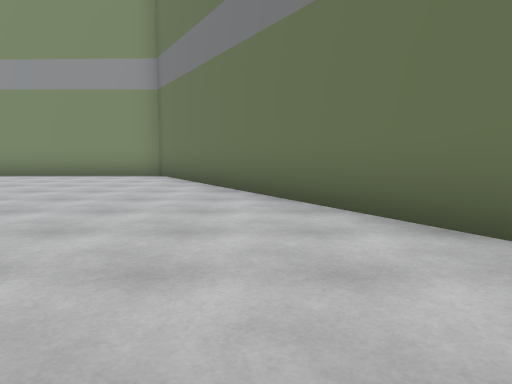
view 1 (above)

21 first-person views from a walk through a Unity game level. The camera is 1.2 m above the floor, tilts 6° down and sees 70° across. The floor is counted in squares, 2 m on a side. Each view is taken from the middle of a square. On the plan, view 1 faces up. The plan holds only what a view shows up to about 10 squares ahead; the rest is blank. The place goes on beyond the plan. The player is left out.

view 2
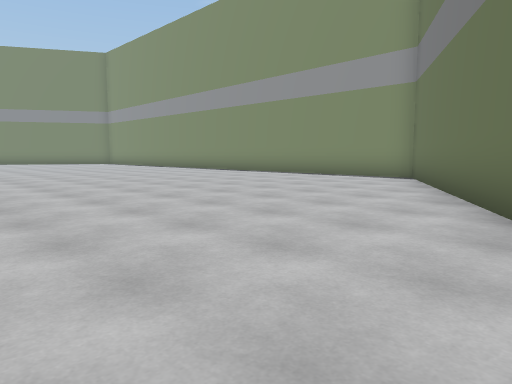

view 3
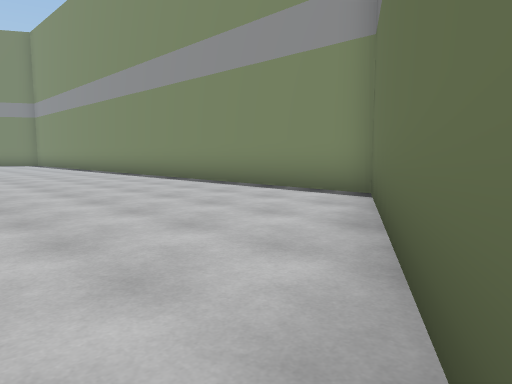

view 4
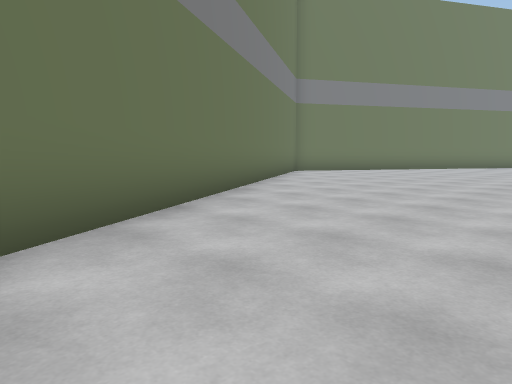

view 5
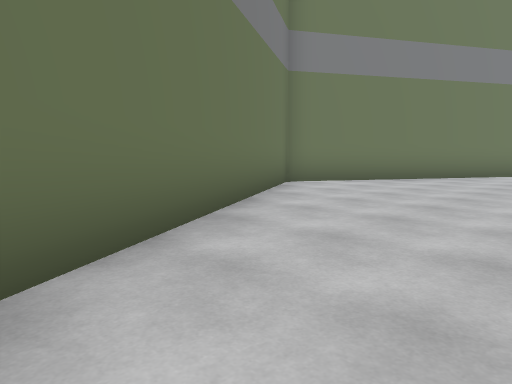

view 6
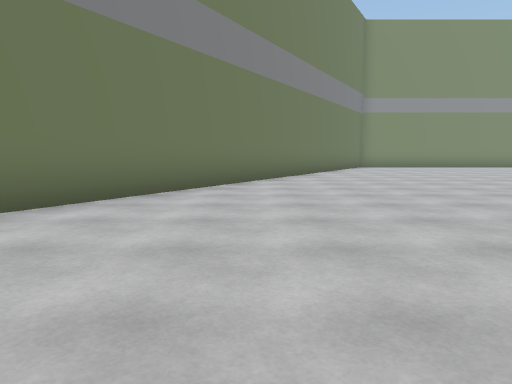

view 7
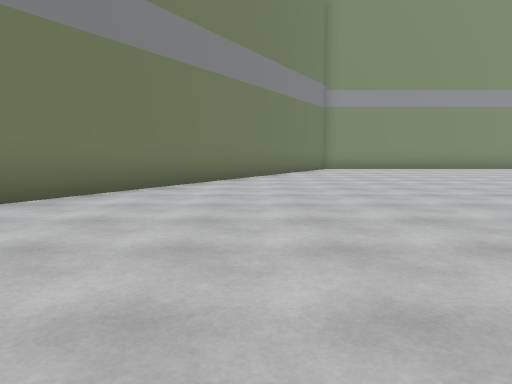

view 8
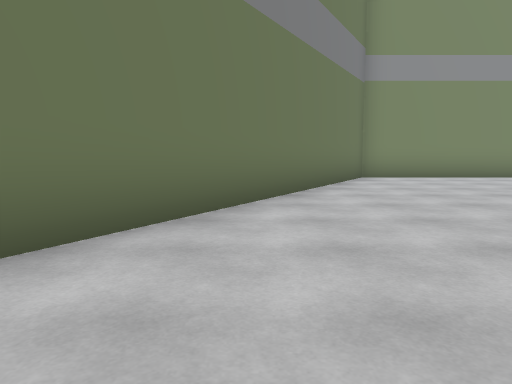

view 9
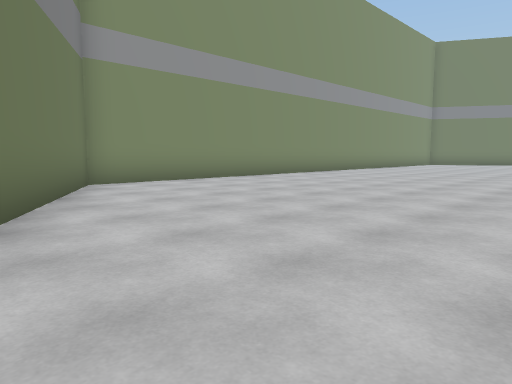

view 10
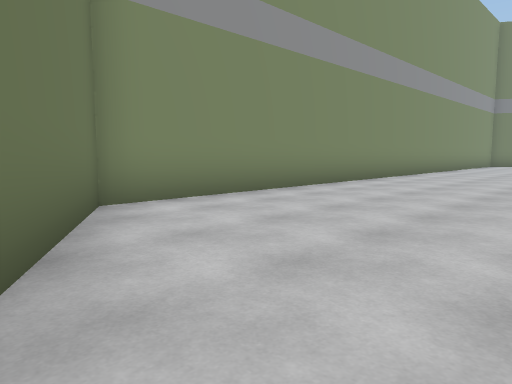

view 11
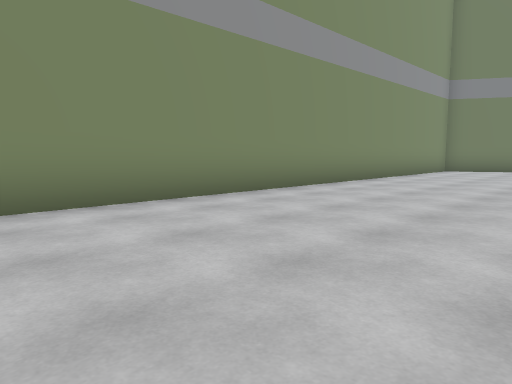

view 12
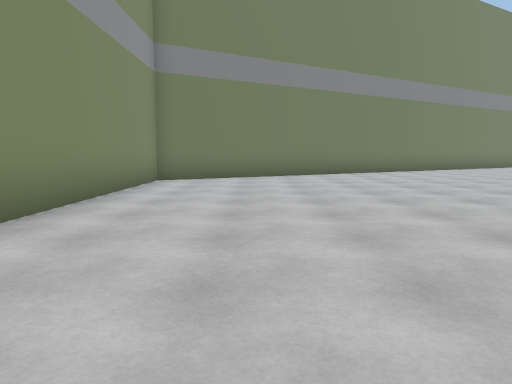

view 13
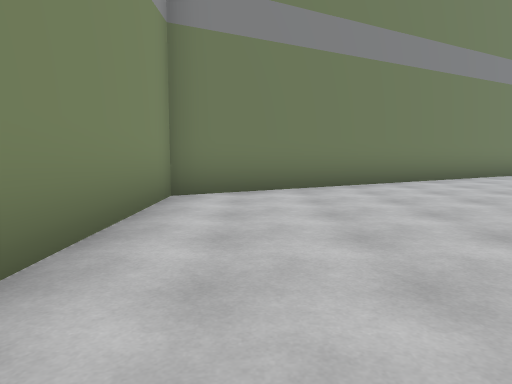

view 14
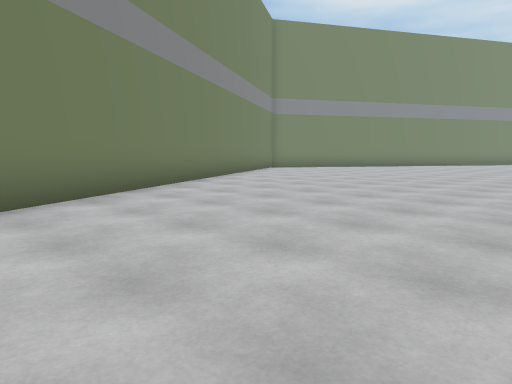

view 15
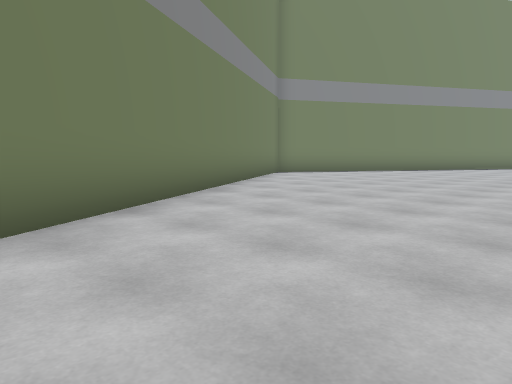

view 16
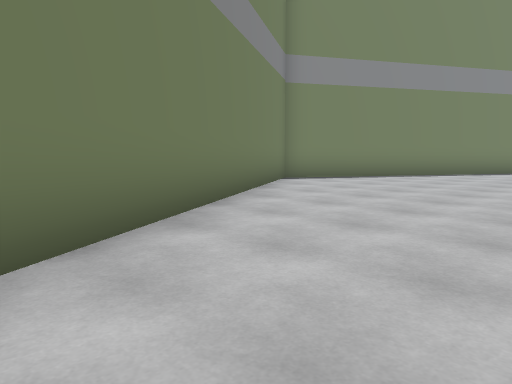

view 17
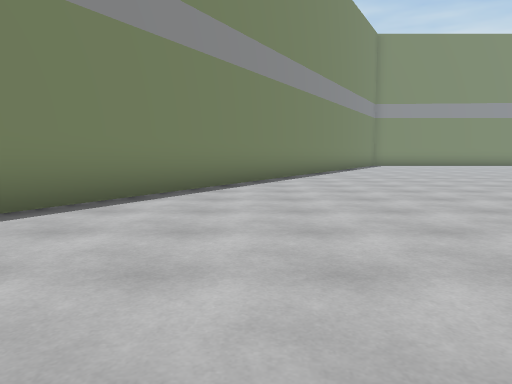

view 18
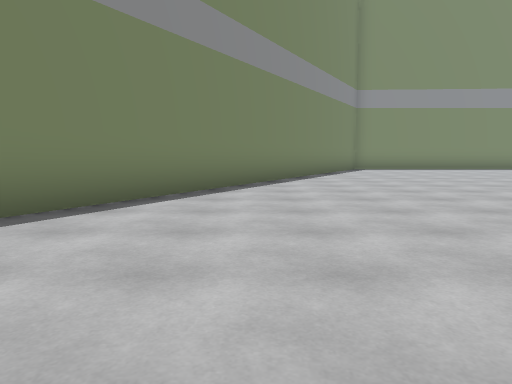

view 19
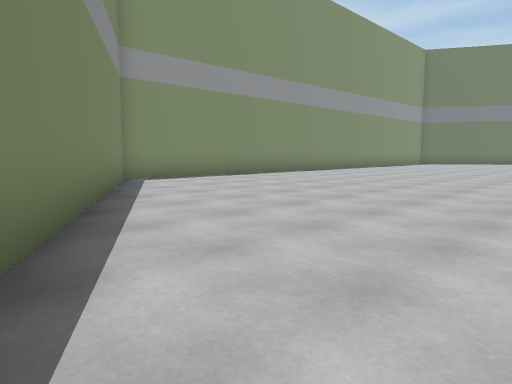

view 20
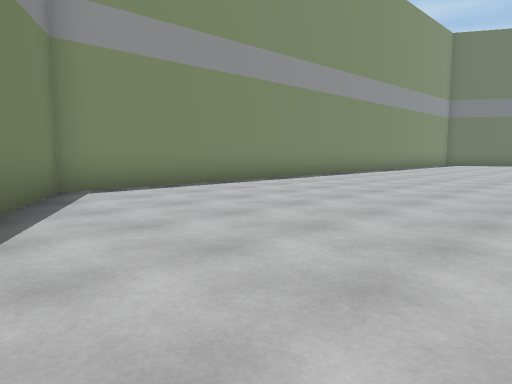

view 21
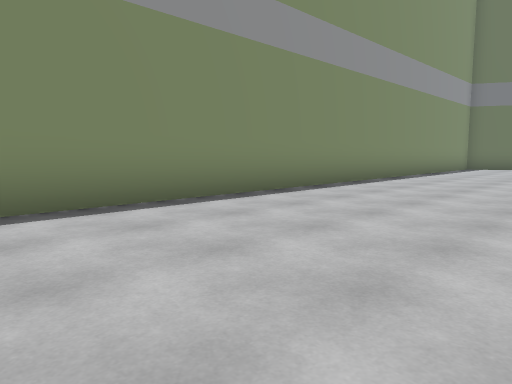

### Floor plan
Points are (right, up) in squares from view 1. A wall is a line through its corners. A room is listed if a view was taken in it or the views show most of it. See-through windows are left out.
Room 1 (views 1, 2, 3, 4, 5, 6, 7, 8, 9, 10, 11, 12, 13, 14, 15, 16, 17, 18, 19, 20, 21)
walls: (6.1, -5) (-2.7, 10.1) (-20.2, 10.1) (-28.9, -5) (-20.2, -20.2) (-2.7, -20.2) (6.1, -5)

Positions as (right, up) in squares from view 1, and headings:
1: (0, 0), facing up
2: (1, 1), facing up-left
3: (0, 5), facing up-left
4: (-2, 5), facing down-right
5: (1, 1), facing down-right
6: (2, -4), facing down
7: (0, -6), facing down
8: (0, -11), facing down
9: (0, -13), facing down-left
10: (-1, -16), facing down-left
11: (-7, -16), facing down-left
12: (-12, -18), facing left
13: (-15, -19), facing left
14: (-18, -17), facing up-left
15: (-21, -14), facing up-left
16: (-23, -12), facing up-left
17: (-26, -8), facing up
18: (-24, -4), facing up
19: (-24, 2), facing up-right
20: (-22, 4), facing up-right
21: (-18, 6), facing up-right
